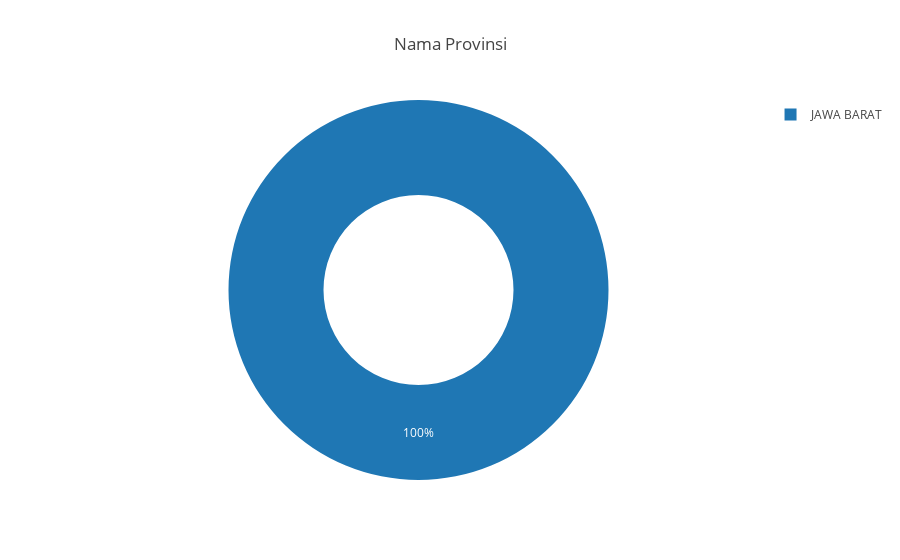

Notebook code for this chart:
### Markdown cell above
### **Berapa persen frekuensi kemunculan Nama Provinsi dalam data?**

### Code cell
bivariate_visualization_pie(
    data=data,
    names='nama_provinsi',
    title='Nama Provinsi',
    hole=0.5
)

### Figure 1 — Plotly figure (JSON) as saved in the notebook; plotly's stock layout.template omitted (floating-point values rounded to 4 significant figures)
{"data": [{"domain": {"x": [0, 1], "y": [0, 1]}, "hole": 0.5, "hovertemplate": "nama_provinsi=%{label}<extra></extra>", "labels": ["JAWA BARAT", "JAWA BARAT", "JAWA BARAT", "JAWA BARAT", "JAWA BARAT", "JAWA BARAT", "JAWA BARAT", "JAWA BARAT", "JAWA BARAT", "JAWA BARAT", "JAWA BARAT", "JAWA BARAT", "JAWA BARAT", "JAWA BARAT", "JAWA BARAT", "JAWA BARAT", "JAWA BARAT", "JAWA BARAT", "JAWA BARAT", "JAWA BARAT", "JAWA BARAT", "JAWA BARAT", "JAWA BARAT", "JAWA BARAT", "JAWA BARAT", "JAWA BARAT", "JAWA BARAT", "JAWA BARAT", "JAWA BARAT", "JAWA BARAT", "JAWA BARAT", "JAWA BARAT", "JAWA BARAT", "JAWA BARAT", "JAWA BARAT", "JAWA BARAT", "JAWA BARAT", "JAWA BARAT", "JAWA BARAT", "JAWA BARAT", "JAWA BARAT", "JAWA BARAT", "JAWA BARAT", "JAWA BARAT", "JAWA BARAT", "JAWA BARAT", "JAWA BARAT", "JAWA BARAT", "JAWA BARAT", "JAWA BARAT", "JAWA BARAT", "JAWA BARAT", "JAWA BARAT", "JAWA BARAT", "JAWA BARAT", "JAWA BARAT", "JAWA BARAT", "JAWA BARAT", "JAWA BARAT", "JAWA BARAT", "JAWA BARAT", "JAWA BARAT", "JAWA BARAT", "JAWA BARAT", "JAWA BARAT", "JAWA BARAT", "JAWA BARAT", "JAWA BARAT", "JAWA BARAT", "JAWA BARAT", "JAWA BARAT", "JAWA BARAT", "JAWA BARAT", "JAWA BARAT", "JAWA BARAT", "JAWA BARAT", "JAWA BARAT", "JAWA BARAT", "JAWA BARAT", "JAWA BARAT", "JAWA BARAT", "JAWA BARAT", "JAWA BARAT", "JAWA BARAT", "JAWA BARAT", "JAWA BARAT", "JAWA BARAT", "JAWA BARAT", "JAWA BARAT", "JAWA BARAT", "JAWA BARAT", "JAWA BARAT", "JAWA BARAT", "JAWA BARAT", "JAWA BARAT", "JAWA BARAT", "JAWA BARAT", "JAWA BARAT", "JAWA BARAT", "JAWA BARAT", "JAWA BARAT", "JAWA BARAT", "JAWA BARAT", "JAWA BARAT", "JAWA BARAT", "JAWA BARAT", "JAWA BARAT", "JAWA BARAT"], "legendgroup": "", "name": "", "showlegend": true, "type": "pie"}], "layout": {"autosize": true, "legend": {"tracegroupgap": 0}, "title": {"text": "Nama Provinsi"}}}
